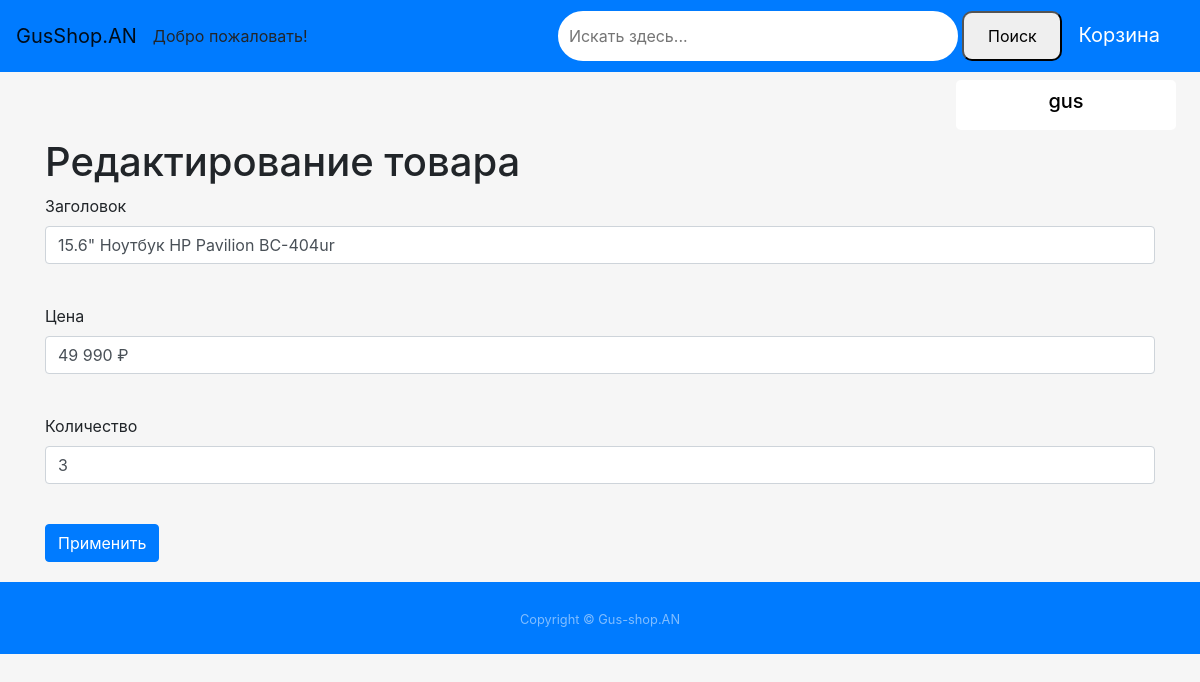
Before: /items/1 (signed in) with the older database file.
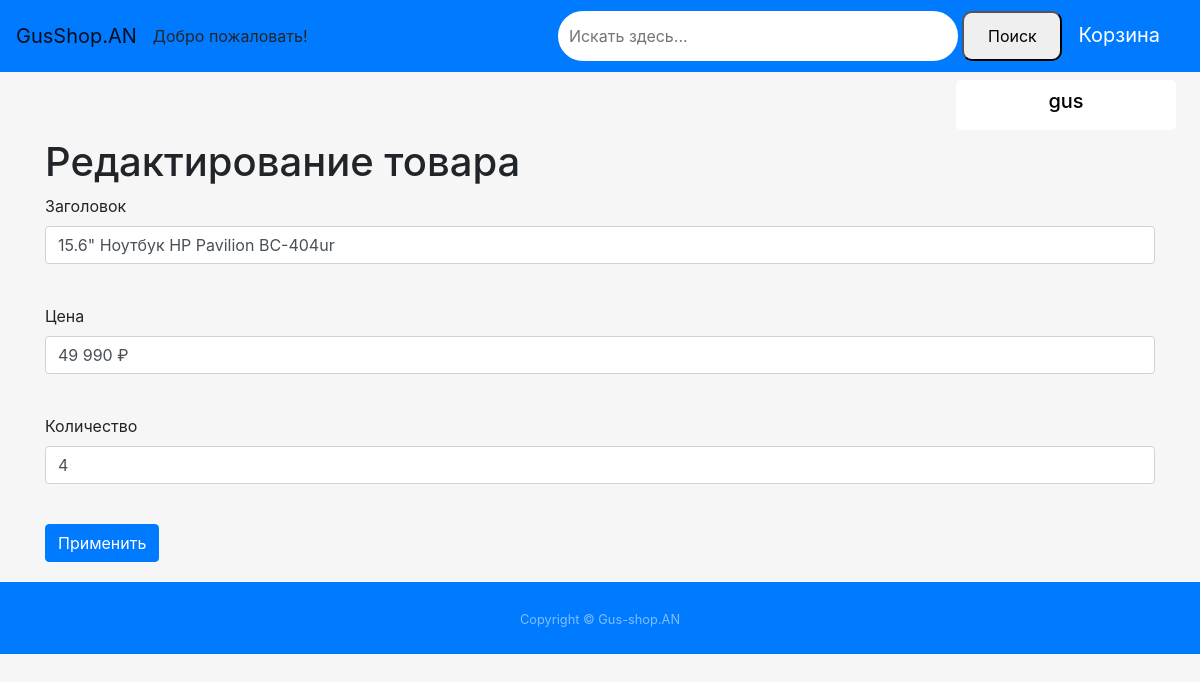
After: the same page with the newer database file.
### data/items.py (models this page shows)
class Items(SqlAlchemyBase, SerializerMixin, UserMixin):
    __tablename__ = 'items'
    id = sqlalchemy.Column(sqlalchemy.Integer, primary_key=True, autoincrement=True)
    title = sqlalchemy.Column(sqlalchemy.String, nullable=True)
    price = sqlalchemy.Column(sqlalchemy.String, nullable=True)
    main_characteristics = sqlalchemy.Column(sqlalchemy.TEXT, nullable=True)
    content = sqlalchemy.Column(sqlalchemy.String, nullable=True)
    created_date = sqlalchemy.Column(sqlalchemy.DateTime, default=datetime.datetime.now)
    display = sqlalchemy.Column(sqlalchemy.String, nullable=True)
    processor = sqlalchemy.Column(sqlalchemy.String, nullable=True)
    videoadapter = sqlalchemy.Column(sqlalchemy.String, nullable=True)
    ram = sqlalchemy.Column(sqlalchemy.String, nullable=True)
    battery = sqlalchemy.Column(sqlalchemy.String, nullable=True)
    count = sqlalchemy.Column(sqlalchemy.Integer, nullable=True)
    photo = sqlalchemy.Column(sqlalchemy.VARCHAR, default='/static/images/old.png')
    category = sqlalchemy.Column(sqlalchemy.String, nullable=True)

### main.py (the view, shortened to what this page needs)
@app.route('/items/<int:id>', methods=['GET', 'POST'])
@login_required
def edit_items(id):
    form = EditForm()
    if request.method == 'GET':
        sessions = db_session.create_session()
        item = sessions.query(items.Items).filter(items.Items.id == id).first()
        form.title.data = item.title
        form.price.data = item.price
        form.count.data = item.count
    return render_template('editor.html', title='Редактирование товара', form=form)

### main.py
class EditForm(FlaskForm):
    title = StringField('Заголовок', validators=[DataRequired()])
    price = StringField('Цена')
    count = IntegerField('Количество')
    submit = SubmitField('Применить')

### data/db_session.py (called while the page is built)
def create_session() -> Session:
    global __factory
    return __factory()

### main.py (called while the page is built)
@login_manager.user_loader
def load_user(user_id):
    sessions = db_session.create_session()
    return sessions.query(users.User).get(user_id)

### templates/editor.html (shortened to what this page needs)
{% extends "base.html" %}
{% block content %}
<h1>{{ title }}</h1>
<form action="" method="post" enctype="multipart/form-data">
    <p>
        {{ form.title.label }} <br>
        {{ form.title(class="form-control") }} <br>
    <p>
        {{ form.price.label }} <br>
        {{ form.price(class="form-control") }} <br>
    </p>
    <p>
        {{ form.count.label }} <br>
        {{ form.count(class="form-control") }} <br>
    </p>
    <p>{{ form.submit(type="submit", class="btn btn-primary") }}</p>
</form>
{% endblock %}

Changed rows visible on the page:
changed Items "15.6\" Ноутбук HP Pavilion BC-404ur": count "3" → "4"
